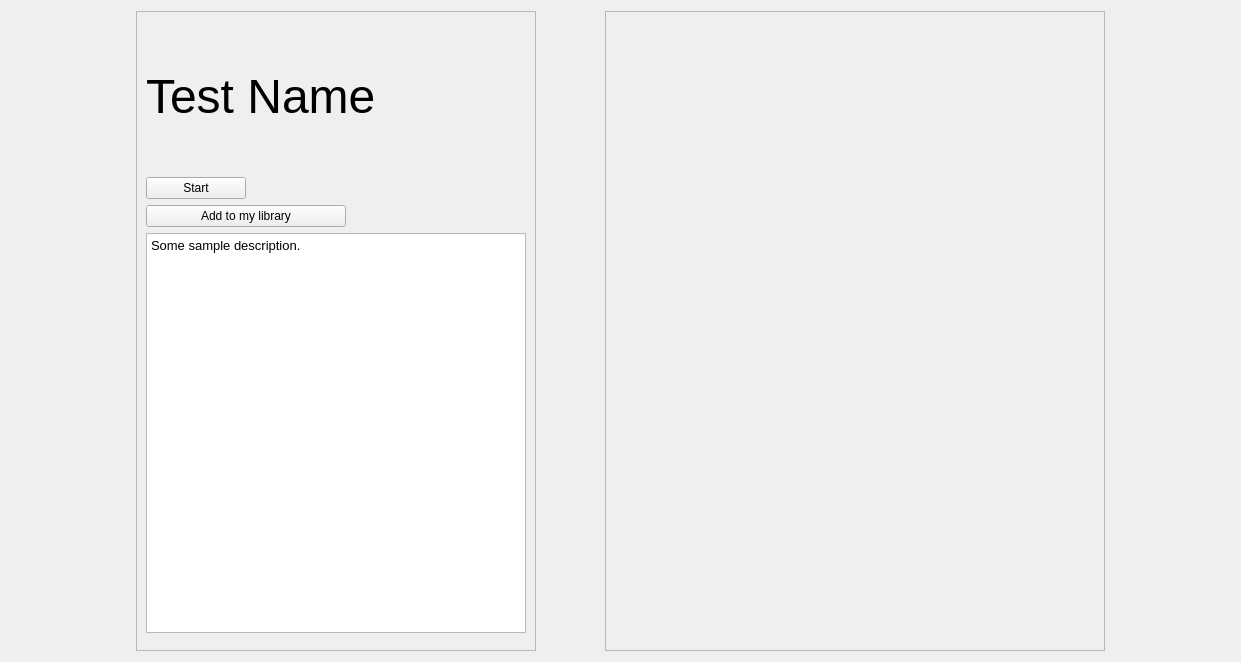
<?xml version="1.0" encoding="UTF-8"?>
<ui version="4.0">
 <class>testPreviewFrame</class>
 <widget class="QFrame" name="testPreviewFrame">
  <property name="geometry">
   <rect>
    <x>0</x>
    <y>0</y>
    <width>1241</width>
    <height>662</height>
   </rect>
  </property>
  <property name="windowTitle">
   <string>Frame</string>
  </property>
  <layout class="QGridLayout" name="gridLayout">
   <item row="0" column="4">
    <widget class="QScrollArea" name="taskArea">
     <property name="minimumSize">
      <size>
       <width>500</width>
       <height>500</height>
      </size>
     </property>
     <property name="maximumSize">
      <size>
       <width>1500</width>
       <height>16777215</height>
      </size>
     </property>
     <property name="widgetResizable">
      <bool>true</bool>
     </property>
     <widget class="QWidget" name="taskAreaContents">
      <property name="geometry">
       <rect>
        <x>0</x>
        <y>0</y>
        <width>498</width>
        <height>642</height>
       </rect>
      </property>
      <layout class="QVBoxLayout" name="taskAreaLayout">
       <item>
        <spacer name="verticalSpacer_2">
         <property name="orientation">
          <enum>Qt::Vertical</enum>
         </property>
         <property name="sizeHint" stdset="0">
          <size>
           <width>20</width>
           <height>40</height>
          </size>
         </property>
        </spacer>
       </item>
      </layout>
     </widget>
    </widget>
   </item>
   <item row="0" column="3">
    <spacer name="horizontalSpacer">
     <property name="orientation">
      <enum>Qt::Horizontal</enum>
     </property>
     <property name="sizeType">
      <enum>QSizePolicy::Preferred</enum>
     </property>
     <property name="sizeHint" stdset="0">
      <size>
       <width>100</width>
       <height>20</height>
      </size>
     </property>
    </spacer>
   </item>
   <item row="0" column="5">
    <spacer name="horizontalSpacer_2">
     <property name="orientation">
      <enum>Qt::Horizontal</enum>
     </property>
     <property name="sizeType">
      <enum>QSizePolicy::Preferred</enum>
     </property>
     <property name="sizeHint" stdset="0">
      <size>
       <width>100</width>
       <height>20</height>
      </size>
     </property>
    </spacer>
   </item>
   <item row="0" column="2">
    <widget class="QFrame" name="leftFrame">
     <property name="minimumSize">
      <size>
       <width>400</width>
       <height>0</height>
      </size>
     </property>
     <property name="maximumSize">
      <size>
       <width>16777215</width>
       <height>16777215</height>
      </size>
     </property>
     <property name="frameShape">
      <enum>QFrame::StyledPanel</enum>
     </property>
     <property name="frameShadow">
      <enum>QFrame::Raised</enum>
     </property>
     <layout class="QVBoxLayout" name="verticalLayout">
      <item>
       <widget class="QLabel" name="testNameLabel">
        <property name="minimumSize">
         <size>
          <width>0</width>
          <height>150</height>
         </size>
        </property>
        <property name="font">
         <font>
          <pointsize>36</pointsize>
         </font>
        </property>
        <property name="text">
         <string>Test Name</string>
        </property>
       </widget>
      </item>
      <item>
       <widget class="QPushButton" name="startButton">
        <property name="sizePolicy">
         <sizepolicy hsizetype="Fixed" vsizetype="Preferred">
          <horstretch>0</horstretch>
          <verstretch>0</verstretch>
         </sizepolicy>
        </property>
        <property name="minimumSize">
         <size>
          <width>100</width>
          <height>0</height>
         </size>
        </property>
        <property name="maximumSize">
         <size>
          <width>16777215</width>
          <height>16777215</height>
         </size>
        </property>
        <property name="text">
         <string>Start</string>
        </property>
       </widget>
      </item>
      <item>
       <widget class="QPushButton" name="addToLibraryButton">
        <property name="sizePolicy">
         <sizepolicy hsizetype="Fixed" vsizetype="Preferred">
          <horstretch>0</horstretch>
          <verstretch>0</verstretch>
         </sizepolicy>
        </property>
        <property name="minimumSize">
         <size>
          <width>200</width>
          <height>0</height>
         </size>
        </property>
        <property name="maximumSize">
         <size>
          <width>16777215</width>
          <height>16777215</height>
         </size>
        </property>
        <property name="text">
         <string>Add to my library</string>
        </property>
       </widget>
      </item>
      <item>
       <widget class="QTextBrowser" name="textBrowser">
        <property name="sizePolicy">
         <sizepolicy hsizetype="Expanding" vsizetype="Expanding">
          <horstretch>0</horstretch>
          <verstretch>0</verstretch>
         </sizepolicy>
        </property>
        <property name="minimumSize">
         <size>
          <width>200</width>
          <height>400</height>
         </size>
        </property>
        <property name="maximumSize">
         <size>
          <width>16777215</width>
          <height>16777215</height>
         </size>
        </property>
        <property name="html">
         <string>&lt;!DOCTYPE HTML PUBLIC &quot;-//W3C//DTD HTML 4.0//EN&quot; &quot;http://www.w3.org/TR/REC-html40/strict.dtd&quot;&gt;
&lt;html&gt;&lt;head&gt;&lt;meta name=&quot;qrichtext&quot; content=&quot;1&quot; /&gt;&lt;style type=&quot;text/css&quot;&gt;
p, li { white-space: pre-wrap; }
&lt;/style&gt;&lt;/head&gt;&lt;body style=&quot; font-family:'Fira Sans Semi-Light'; font-size:10pt; font-weight:400; font-style:normal;&quot;&gt;
&lt;p style=&quot; margin-top:0px; margin-bottom:0px; margin-left:0px; margin-right:0px; -qt-block-indent:0; text-indent:0px;&quot;&gt;Some sample description.&lt;/p&gt;
&lt;p style=&quot;-qt-paragraph-type:empty; margin-top:0px; margin-bottom:0px; margin-left:0px; margin-right:0px; -qt-block-indent:0; text-indent:0px;&quot;&gt;&lt;br /&gt;&lt;/p&gt;&lt;/body&gt;&lt;/html&gt;</string>
        </property>
       </widget>
      </item>
      <item>
       <spacer name="verticalSpacer">
        <property name="orientation">
         <enum>Qt::Vertical</enum>
        </property>
        <property name="sizeType">
         <enum>QSizePolicy::Preferred</enum>
        </property>
        <property name="sizeHint" stdset="0">
         <size>
          <width>20</width>
          <height>100</height>
         </size>
        </property>
       </spacer>
      </item>
     </layout>
    </widget>
   </item>
   <item row="0" column="0">
    <spacer name="horizontalSpacer_3">
     <property name="orientation">
      <enum>Qt::Horizontal</enum>
     </property>
     <property name="sizeType">
      <enum>QSizePolicy::Preferred</enum>
     </property>
     <property name="sizeHint" stdset="0">
      <size>
       <width>100</width>
       <height>20</height>
      </size>
     </property>
    </spacer>
   </item>
   <item row="0" column="1">
    <spacer name="horizontalSpacer_4">
     <property name="orientation">
      <enum>Qt::Horizontal</enum>
     </property>
     <property name="sizeType">
      <enum>QSizePolicy::Preferred</enum>
     </property>
     <property name="sizeHint" stdset="0">
      <size>
       <width>100</width>
       <height>20</height>
      </size>
     </property>
    </spacer>
   </item>
   <item row="0" column="6">
    <spacer name="horizontalSpacer_5">
     <property name="orientation">
      <enum>Qt::Horizontal</enum>
     </property>
     <property name="sizeType">
      <enum>QSizePolicy::Preferred</enum>
     </property>
     <property name="sizeHint" stdset="0">
      <size>
       <width>100</width>
       <height>20</height>
      </size>
     </property>
    </spacer>
   </item>
  </layout>
 </widget>
 <resources/>
 <connections/>
</ui>
